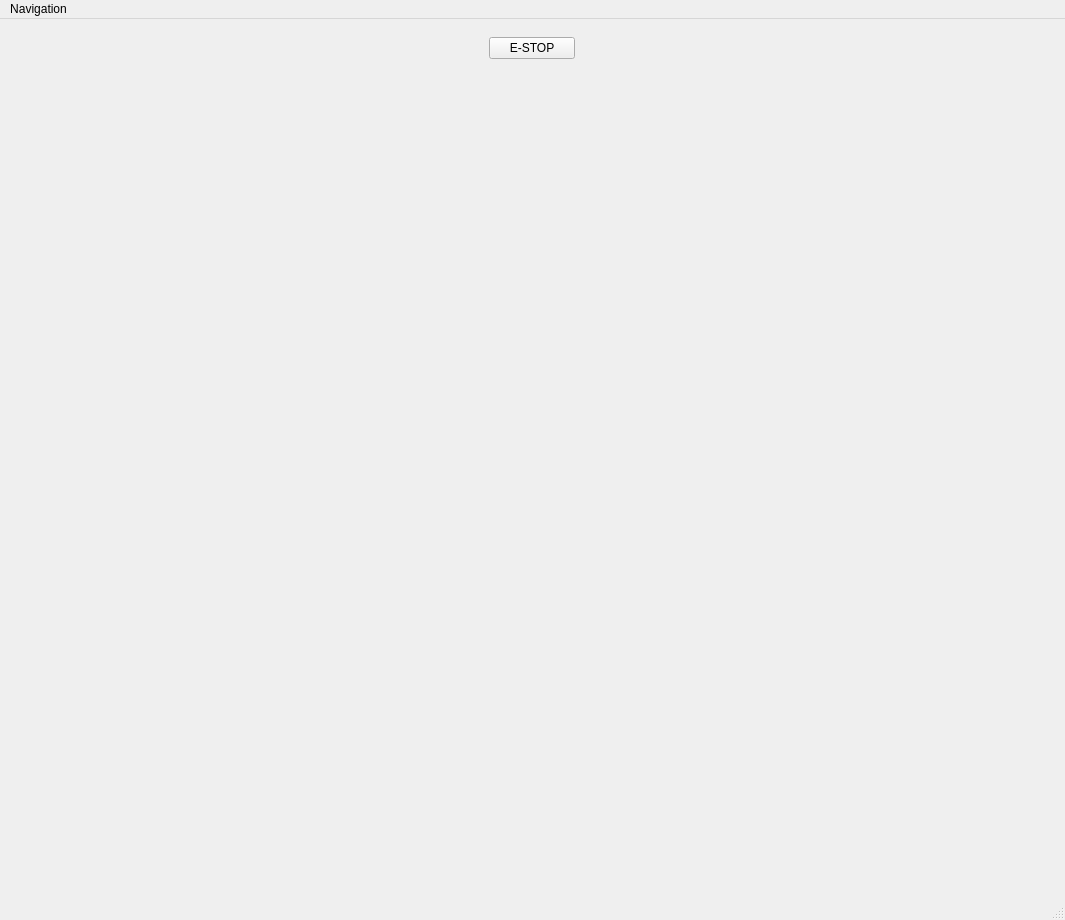
<?xml version="1.0" encoding="UTF-8"?>
<ui version="4.0">
 <class>wndMain</class>
 <widget class="QMainWindow" name="wndMain">
  <property name="geometry">
   <rect>
    <x>0</x>
    <y>0</y>
    <width>1065</width>
    <height>920</height>
   </rect>
  </property>
  <property name="windowTitle">
   <string>MainWindow</string>
  </property>
    <widget class="QWidget" name="wgtCentral">
   <layout class="QVBoxLayout" name="verticalLayout_3">
    <item>
    <widget class="QWidget" name="wgtSpacer" native="true">
      <property name="sizePolicy">
       <sizepolicy hsizetype="Expanding" vsizetype="Preferred">
        <horstretch>0</horstretch>
        <verstretch>0</verstretch>
       </sizepolicy>
      </property>
      <layout class="QVBoxLayout" name="verticalLayout">
       <item alignment="Qt::AlignHCenter">
        <widget class="QPushButton" name="btnEStop">
         <property name="sizePolicy">
          <sizepolicy hsizetype="Preferred" vsizetype="Fixed">
           <horstretch>0</horstretch>
           <verstretch>0</verstretch>
          </sizepolicy>
         </property>
         <property name="text">
          <string>     E-STOP     </string>
         </property>
        </widget>
       </item>
      </layout>
     </widget>
    </item>
    <item>
    <widget class="QStackedWidget" name="swPages">
      <property name="currentIndex">
       <number>5</number>
      </property>
      <widget class="QWidget" name="pageFrontPage">
       <layout class="QGridLayout" name="gridLayout">
        <item row="0" column="0">
         <widget class="FrontPage" name="wgtFrontPage" native="true"/>
        </item>
       </layout>
      </widget>
      <widget class="QWidget" name="pageDiagnosticMode">
       <layout class="QGridLayout" name="gridLayout_2">
        <item row="0" column="0">
         <widget class="DiagnosticModePage" name="wgtDiagnosticModePage" native="true"/>
        </item>
       </layout>
      </widget>
      <widget class="QWidget" name="pageShotMode">
       <layout class="QVBoxLayout" name="verticalLayout_2">
        <item>
         <layout class="QGridLayout" name="gridLayout_3">
          <item row="0" column="0">
           <widget class="ShotModePage" name="wgtShotModePage" native="true"/>
          </item>
         </layout>
        </item>
       </layout>
      </widget>
      <widget class="QWidget" name="pageAnalysisModePage">
       <property name="sizePolicy">
        <sizepolicy hsizetype="Minimum" vsizetype="Preferred">
         <horstretch>0</horstretch>
         <verstretch>0</verstretch>
        </sizepolicy>
       </property>
       <layout class="QGridLayout" name="gridLayout_analysis">
        <item row="0" column="0">
         <widget class="AnalysisModePage" name="wgtAnalysisModePage" native="true"/>
        </item>
       </layout>
      </widget>
      <widget class="QWidget" name="pageCloudTest">
       <layout class="QGridLayout" name="gridLayout_cloud">
        <item row="0" column="0">
         <widget class="CloudTest" name="wgtCloudTestPage" native="true"/>
        </item>
       </layout>
      </widget>
      <widget class="QWidget" name="pagePlaceHolder">
       <layout class="QGridLayout" name="gridLayout_4"/>
      </widget>
      <widget class="QWidget" name="pageShotViewPage">
       <layout class="QGridLayout" name="gridLayout_shotview">
        <item row="0" column="0">
         <widget class="ShotViewPage" name="wgtShotViewPage" native="true"/>
        </item>
       </layout>
      </widget>
      <widget class="QWidget" name="pageDataViewPage">
       <layout class="QGridLayout" name="gridLayout_6">
        <item row="0" column="0">
         <widget class="DataViewPage" name="wgtDataViewPage" native="true">
          <property name="minimumSize">
           <size>
            <width>0</width>
            <height>281</height>
           </size>
          </property>
         </widget>
        </item>
       </layout>
      </widget>
     </widget>
    </item>
   </layout>
  </widget>
  <widget class="QMenuBar" name="menubar">
   <property name="geometry">
    <rect>
     <x>0</x>
     <y>0</y>
     <width>1065</width>
     <height>33</height>
    </rect>
   </property>
    <widget class="QMenu" name="mnuNavigation">
    <property name="title">
     <string>Navigation</string>
    </property>
      <addaction name="actHome"/>
      <addaction name="actCloudTest"/>
      <addaction name="actExitApplication"/>
   </widget>
    <addaction name="mnuNavigation"/>
  </widget>
  <widget class="QStatusBar" name="statusbar"/>
    <action name="actHome">
   <property name="text">
    <string>Home</string>
   </property>
  </action>
    <action name="actDiagnosticMode">
   <property name="text">
    <string>Diagnostic Mode</string>
   </property>
  </action>
    <action name="actAnalysisMode">
   <property name="text">
    <string>Analysis Mode</string>
   </property>
  </action>
    <action name="actCloudTest">
   <property name="text">
    <string>Cloud Test</string>
   </property>
  </action>
    <action name="actExitApplication">
   <property name="text">
    <string>Exit Application</string>
   </property>
  </action>
 </widget>
 <customwidgets>
  <customwidget>
   <class>AnalysisModePage</class>
   <extends>QWidget</extends>
   <header>frontend.AnalysisModePage</header>
   <container>1</container>
  </customwidget>
  <customwidget>
   <class>DiagnosticModePage</class>
   <extends>QWidget</extends>
   <header>frontend.DiagnosticModePage</header>
   <container>1</container>
  </customwidget>
  <customwidget>
   <class>CloudTest</class>
   <extends>QWidget</extends>
   <header>frontend.CloudTest</header>
   <container>1</container>
  </customwidget>
  <customwidget>
   <class>ShotModePage</class>
   <extends>QWidget</extends>
   <header>frontend.ShotModePage</header>
   <container>1</container>
  </customwidget>
  <customwidget>
   <class>FrontPage</class>
   <extends>QWidget</extends>
   <header>frontend.FrontPage</header>
   <container>1</container>
  </customwidget>
  <customwidget>
   <class>ShotViewPage</class>
   <extends>QWidget</extends>
   <header>frontend.ShotViewPage</header>
   <container>1</container>
  </customwidget>
  <customwidget>
   <class>DataViewPage</class>
   <extends>QWidget</extends>
   <header>frontend.DataViewPage</header>
   <container>1</container>
  </customwidget>
 </customwidgets>
 <resources/>
 <connections/>
</ui>
